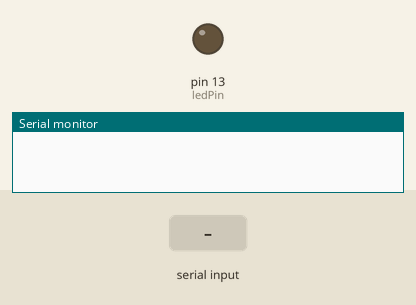
Recording of a sketch running on a simulated Arduino Uno, built with avr-gcc and run on an emulated ATmega328P. Parts: output pins drawn as LEDs (lit = HIGH), the last lines printed to the serial monitor. Dashed ring = blinking. The inputs (shaded band) are chosen by the test bench.

Above: at 1.2 s.
1.3 s: "5\n" received over Serial
At 1.4 s:
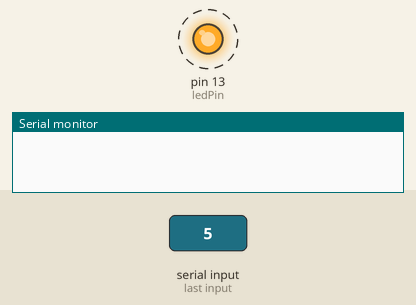
6.6 s: "90 45\n" received over Serial
At 7.0 s:
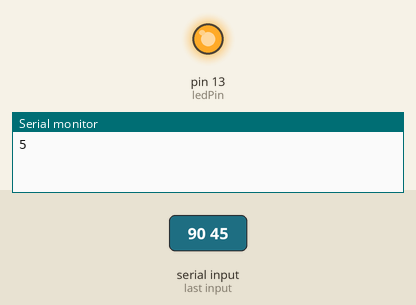
Timing chart, 0 to 15.6 s (numbered marks = the images above; inputs shaded):
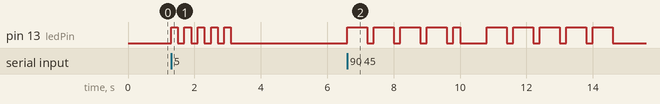

Measured:
- after the input at 1.3 s, pin 13 (ledPin): alternates HIGH for 0.20 s and LOW for 0.20 s, 10 changes in all, then stays LOW, starting at once
- after the input at 6.6 s, pin 13 (ledPin): goes 4 × (HIGH 0.60 s, LOW 0.20 s), HIGH 0.20 s, LOW 0.80 s, 4 × (HIGH 0.60 s, LOW 0.20 s), HIGH 0.60 s, then LOW, starting at once

The sketch:

Morse_Code.ino
```cpp
const int ledPin = 13;
const int dotDelay = 200;

char* letters[] = {
  ".-", "-...", "-.-.", "-..", ".", "..-.", "--.", "....", "..",    // A-I
  ".---", "-.-", ".-..", "--", "-.", "---", ".--.", "--.-", ".-.",  // J-R
  "...", "-", "..-", "...-", ".--", "-..-", "-.--", "--.."          // S-Z
};

char* numbers[] = {
  "-----", ".----", "..---", "...--", "....-", ".....", "-....", "--...", "---..", "----."};

void setup()
{
  pinMode(ledPin, OUTPUT);
  Serial.begin(9600);
}

void loop()
{
  char ch;
  if (Serial.available() > 0)
  {
    ch = Serial.read();

    if (ch >= 'a' && ch <= 'z')
    {
      flashSequence(letters[ch - 'a']);
    }
    else if (ch >= 'A' && ch <= 'Z')
    {
      flashSequence(letters[ch - 'A']);
    }
    else if (ch >= '0' && ch <= '9')
    {
      flashSequence(numbers[ch - '0']);
    }
    else if (ch == ' ')
    {
      delay(dotDelay * 4);  // gap between words
    }
    Serial.print(ch);
  }

}

void flashSequence(char* sequence)
{
  int i = 0;
  while (sequence[i] != NULL)
  {
    flashDotOrDash(sequence[i]);
    i++;
  }
  delay(dotDelay * 3);    // gap between letters
}

void flashDotOrDash(char dotOrDash)
{
  digitalWrite(ledPin, HIGH);
  if (dotOrDash == '.')
  {
    delay(dotDelay);
  }
  else // must be a dash
  {
    delay(dotDelay * 3);
  }
  digitalWrite(ledPin, LOW);
  delay(dotDelay); // gap between flashes
}
```
